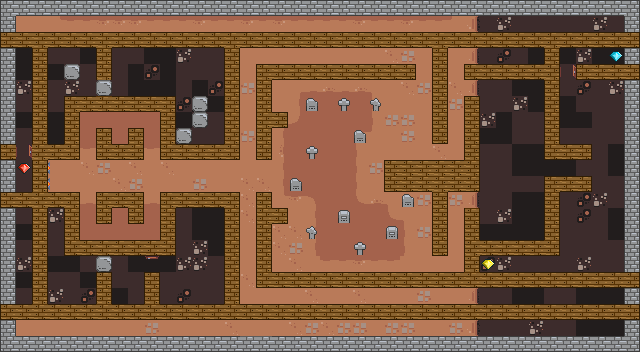

Tiled map render using the project's own tile images. Description and the map definition, with tile-layer contents summarised, below:
An orthogonal 40x22 tile map with 16x16 px tiles, 4 tile layers (ground, obstacle, moving-obstacle, diamond), 19 tilesets and 41 objects (5x monster-enemy-red, 3x monster-enemy-green, 3x powerup-energy, 2x bat-enemy, 2x monster-enemy-blue, ...).

<map version="1.11" tiledversion="1.11.0" orientation="orthogonal" renderorder="right-down" width="40" height="22" tilewidth="16" tileheight="16" infinite="0" nextlayerid="20" nextobjectid="100">
 <tileset firstgid="1" source="../tsx/ground.tsx" />
 <tileset firstgid="81" source="../tsx/single-wall.tsx" />
 <tileset firstgid="97" source="../tsx/building.tsx" />
 <tileset firstgid="145" source="../tsx/door.tsx" />
 <tileset firstgid="157" source="../tsx/collectable.tsx" />
 <tileset firstgid="173" source="../tsx/player.tsx" />
 <tileset firstgid="213" source="../tsx/ghost-enemy.tsx" />
 <tileset firstgid="225" source="../tsx/single-wood-wall.tsx" />
 <tileset firstgid="241" source="../tsx/misc.tsx" />
 <tileset firstgid="273" source="../tsx/fire-flame-enemy.tsx" />
 <tileset firstgid="281" source="../tsx/monster-enemy-green.tsx" />
 <tileset firstgid="289" source="../tsx/monster-enemy-blue.tsx" />
 <tileset firstgid="297" source="../tsx/powerup.tsx" />
 <tileset firstgid="315" source="../tsx/single-wall-l2.tsx" />
 <tileset firstgid="331" source="../tsx/bat-enemy.tsx" />
 <tileset firstgid="339" source="../tsx/spider-enemy-medium.tsx" />
 <tileset firstgid="359" source="../tsx/spider-enemy-big.tsx" />
 <tileset firstgid="379" source="../tsx/monster-enemy-red.tsx" />
 <tileset firstgid="387" source="../tsx/teleport.tsx" />
 <layer id="1" name="ground" width="40" height="22">
  <data>[880 cells, 512 non-empty, 17 distinct tile ids]</data>
 </layer>
 <objectgroup id="8" name="major-game-item">
  <object id="3" name="player" gid="173" x="608" y="32" width="16" height="16">
   <properties>
    <property name="speed" type="float" value="5" />
   </properties>
  </object>
  <object id="25" name="exit-point" gid="241" x="608" y="336" width="16" height="16" />
  <object id="99" name="check-point" gid="252" x="32" y="32" width="16" height="16" />
 </objectgroup>
 <layer id="3" name="obstacle" width="40" height="22">
  <data>[880 cells, 391 non-empty, 26 distinct tile ids]</data>
 </layer>
 <layer id="12" name="moving-obstacle" width="40" height="22">
  <data>[880 cells, 6 non-empty, 1 distinct tile ids]</data>
 </layer>
 <objectgroup id="18" name="teleport">
  <object id="68" name="port_1" gid="394" x="112" y="144" width="16" height="16">
   <properties>
    <property name="destination" value="port_2" />
    <property name="port_name" value="port_1" />
   </properties>
  </object>
  <object id="69" name="port_2" gid="394" x="112" y="224" width="16" height="16">
   <properties>
    <property name="destination" value="port_1" />
    <property name="port_name" value="port_2" />
   </properties>
  </object>
  <object id="70" name="port_3" gid="387" x="16" y="32" width="16" height="16">
   <properties>
    <property name="destination" value="port_4" />
    <property name="port_name" value="port_3" />
   </properties>
  </object>
  <object id="71" name="port_4" gid="387" x="176" y="224" width="16" height="16">
   <properties>
    <property name="destination" value="port_3" />
    <property name="port_name" value="port_4" />
   </properties>
  </object>
  <object id="72" name="port_5" gid="388" x="208" y="304" width="16" height="16">
   <properties>
    <property name="destination" value="port_6" />
    <property name="port_name" value="port_5" />
   </properties>
  </object>
  <object id="73" name="port_6" gid="388" x="16" y="304" width="16" height="16">
   <properties>
    <property name="destination" value="port_5" />
    <property name="port_name" value="port_6" />
   </properties>
  </object>
  <object id="74" name="port_7" gid="393" x="16" y="224" width="16" height="16">
   <properties>
    <property name="destination" value="port_8" />
    <property name="port_name" value="port_7" />
   </properties>
  </object>
  <object id="75" name="port_8" gid="393" x="208" y="64" width="16" height="16">
   <properties>
    <property name="destination" value="port_7" />
    <property name="port_name" value="port_8" />
   </properties>
  </object>
  <object id="76" name="port_9" gid="390" x="112" y="64" width="16" height="16">
   <properties>
    <property name="destination" value="port_10" />
    <property name="port_name" value="port_9" />
   </properties>
  </object>
  <object id="77" name="port_10" gid="390" x="16" y="64" width="16" height="16">
   <properties>
    <property name="destination" value="port_1" />
    <property name="port_name" value="port_10" />
   </properties>
  </object>
  <object id="80" name="port_11" gid="387" x="560" y="144" width="16" height="16">
   <properties>
    <property name="destination" value="port_4" />
    <property name="port_name" value="port_11" />
   </properties>
  </object>
  <object id="81" name="port_12" gid="393" x="608" y="304" width="16" height="16">
   <properties>
    <property name="destination" value="port_12" />
    <property name="port_name" value="port_13" />
   </properties>
  </object>
  <object id="82" name="port_13" gid="393" x="16" y="336" width="16" height="16">
   <properties>
    <property name="destination" value="port_13" />
    <property name="port_name" value="port_12" />
   </properties>
  </object>
 </objectgroup>
 <group id="7" name="enemy">
  <objectgroup id="17" name="spider-enemy">
   <object id="46" name="spider-enemy-big" gid="359" x="48" y="64" width="16" height="16">
    <properties>
     <property name="damage_power" type="int" value="20" />
     <property name="energy" type="int" value="200" />
     <property name="motion_schedule" value="5, 10, 15" />
     <property name="net_length" type="int" value="4" />
     <property name="score" type="int" value="250" />
     <property name="speed" type="float" value="2" />
    </properties>
   </object>
  </objectgroup>
  <objectgroup id="15" name="bat-enemy">
   <object id="41" name="bat-enemy" gid="331" x="176" y="128" width="16" height="16">
    <properties>
     <property name="damage_power" type="int" value="6" />
     <property name="energy" type="int" value="150" />
     <property name="points_path" value="2,-4" />
     <property name="score" type="int" value="50" />
     <property name="speed" type="float" value="4.2" />
     <property name="start_delay" type="int" value="20" />
    </properties>
   </object>
   <object id="42" name="bat-enemy" gid="331" x="112" y="64" width="16" height="16">
    <properties>
     <property name="damage_power" type="int" value="4" />
     <property name="energy" type="int" value="150" />
     <property name="points_path" value="6,0 | 0,5 | -1,0" />
     <property name="score" type="int" value="50" />
     <property name="speed" type="float" value="5" />
     <property name="start_delay" type="int" value="20" />
    </properties>
   </object>
  </objectgroup>
  <objectgroup id="9" name="ghost-enemy">
   <object id="54" name="ghost-enemy-green" gid="221" x="48" y="224" width="16" height="16">
    <properties>
     <property name="damage_power" type="int" value="40" />
     <property name="speed" type="float" value="8" />
    </properties>
   </object>
  </objectgroup>
  <objectgroup id="13" name="monster-enemy">
   <!-- 10 objects omitted --></objectgroup>
  <objectgroup id="11" name="fire-flame-enemy">
   <!-- 2 objects omitted --></objectgroup>
 </group>
 <group id="5" name="collectable">
  <layer id="10" name="diamond" width="40" height="22">
   <data>[880 cells, 3 non-empty, 3 distinct tile ids]</data>
  </layer>
  <objectgroup id="6" name="key">
   <!-- 2 objects omitted --></objectgroup>
  <objectgroup id="14" name="powerup">
   <!-- 5 objects omitted --></objectgroup>
 </group>
 <objectgroup id="4" name="door">
  <!-- 2 objects omitted --></objectgroup>
</map>
<!-- 21 of 41 objects omitted -->
